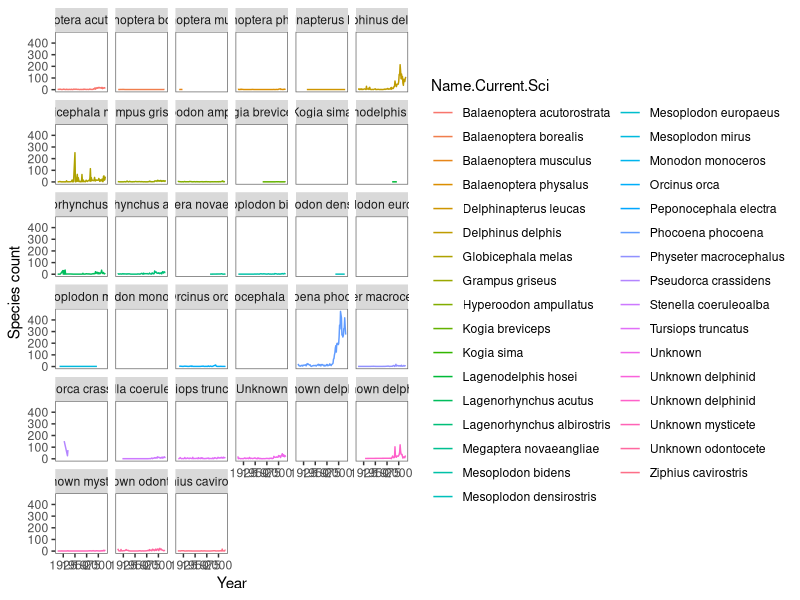
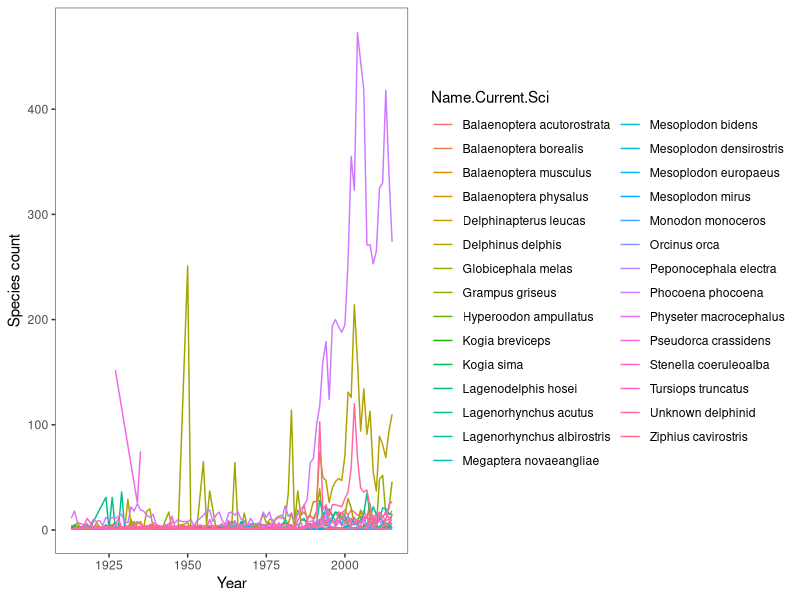
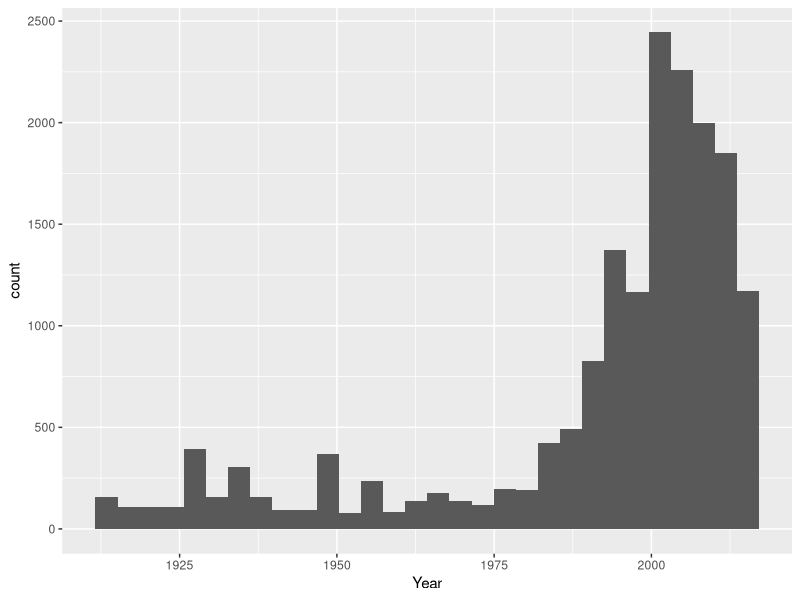
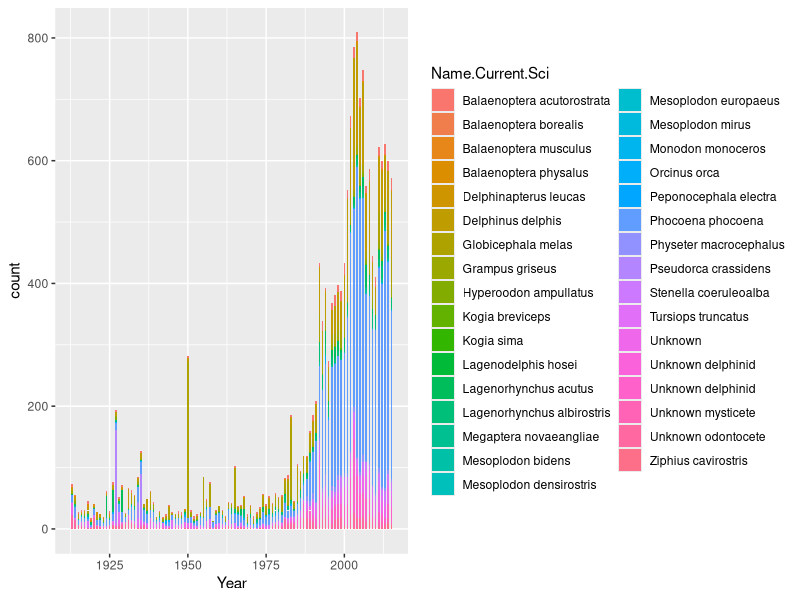
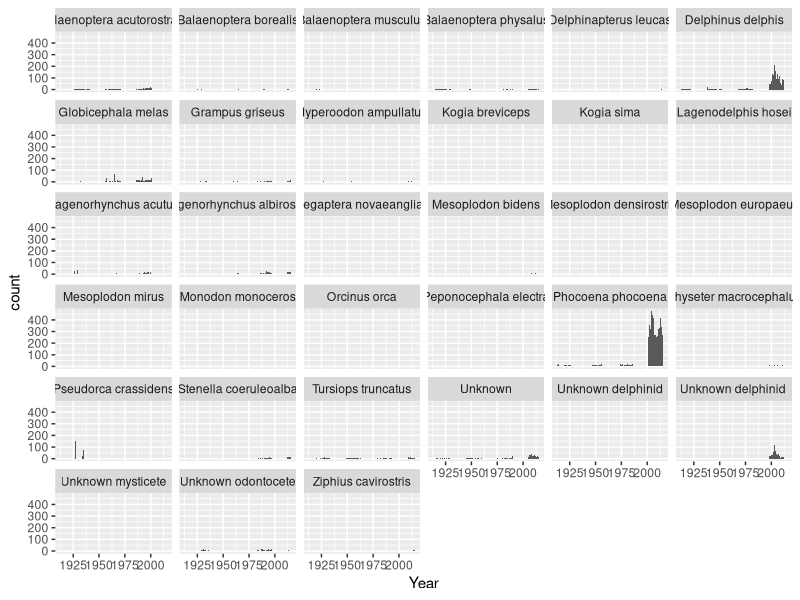
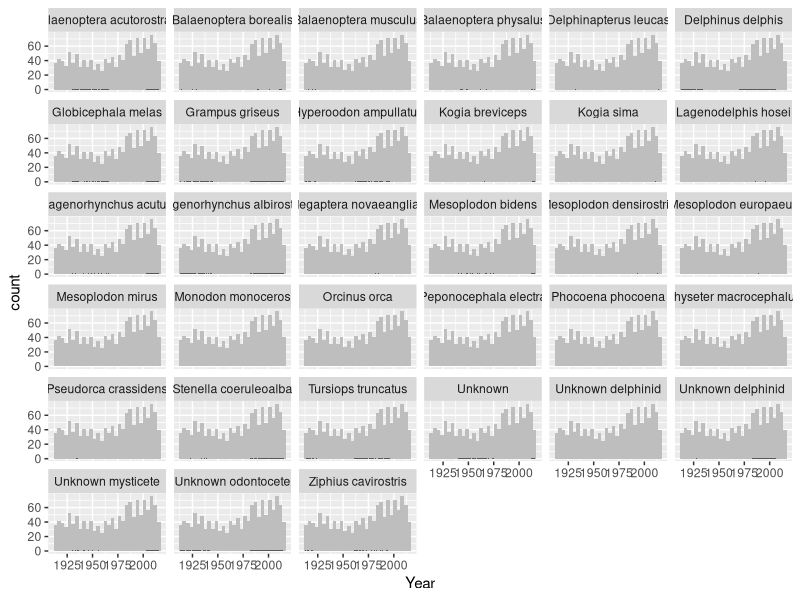
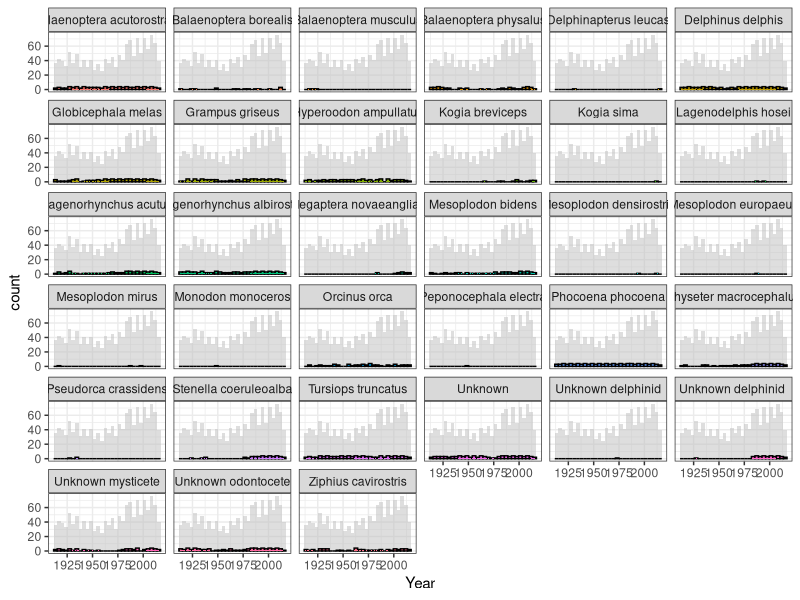

The R script that drew these images, in order: (Note: this script raises an error after producing the figures.)

#This code is looking at some species plots - still messy 
#Splitting data into years and species and then attempting to look at mysticetes seperately 
#Messy variable names - need to clean 

library(dplyr)
library(tidyverse)
library(ggplot2)
library(reshape) 


data <- read.csv("cleandatesnames.csv")
data$X.1 <- NULL
data$X <- NULL

#Getting rid of the extra X1 column - not sure where this comes from 
cleaneddata <- select(data, S.W.No., Name.Current.Sci, Name.Common, Latitude, Longitude, County, Year, Date) 
levels(cleaneddata$Name.Current.Sci)

#write.csv(cleaneddata, file = "cleaneddata.csv")

#Having a look at how many of each species 
select(cleaneddata, Name.Current.Sci)
#'Species' just looking at Name.Current.Sci
species <- dplyr::count(cleaneddata, Name.Current.Sci)
#'Speciesyearcount' cleaned data: a count of current scientific name and year 
speciesyearcount <- dplyr::count(cleaneddata, Name.Current.Sci, Year) %>%
  na.omit()

species_lat <- dplyr::count(cleaneddata, Name.Current.Sci, Latitude)


View(species)
#This is just species and the year - no counting or sorting 
speciesyear <- select(cleaneddata, Year, Name.Current.Sci) %>%
  na.omit()


#Geom_line of all species for every year 
ggplot(data = speciesyearcount, aes(x = Year, y = n, colour= Name.Current.Sci))+
  theme(panel.background = element_blank(), panel.border = element_rect(colour = "grey40", fill = NA)) +
  labs(x = "Year", y = "Species count") +
  geom_line() +
  scale_fill_manual(values=c("deeppink", "steelblue"), guide=FALSE) + 
  facet_wrap(~ Name.Current.Sci)

#The unknowns 

unknowns <- speciesyearcount %>%
  filter(Name.Current.Sci %in% c("Unknown", "Unknown delphinid", "Unknown mysticete", 
                                 "Unknown odontocete"))


#Selecting out species with identities from unknowns 
Species_ident <- speciesyearcount[ !(speciesyearcount$Name.Current.Sci %in% unknowns$Name.Current.Sci), ]
View(odontocetes)


#Geom_line of all species for every year 
ggplot(data = Species_ident, aes(x = Year, y = n, colour= Name.Current.Sci))+
  theme(panel.background = element_blank(), panel.border = element_rect(colour = "grey40", fill = NA)) +
  labs(x = "Year", y = "Species count") +
  geom_line() +
  scale_fill_manual(values=c("deeppink", "steelblue"), guide=FALSE)




#Plot of all species - ugly histogram 
library(ggplot2)
ggplot(speciesyear, aes(x = Year)) +
  geom_histogram()

#Seperate species 
ggplot(speciesyear, aes(x = Year, fill = Name.Current.Sci)) +
  geom_histogram(binwidth = 0.5)

#All species histograms seperated with better bin widths 
ggplot(speciesyear, aes(x = Year)) +
  geom_histogram(binwidth = 0.5) +
  facet_wrap(~ Name.Current.Sci)

View(speciesyear)


#Looking at species by year - a count of each species per year
speciesbyyear <- aggregate(n ~ Name.Current.Sci, speciesyearcount, sum) %>%
  na.omit()

View(speciesbyyear)
#Arranging species by year by count 
speciesbyyear <- speciesyearcount %>%
  group_by(n, Year, Name.Current.Sci) %>%
  arrange(Year)


#Can't get this to work
#Showing each species with the full dataset in the background 
#Need to change the - 5 
d <- speciesbyyear      
d_bg <- d[, -1] 

ggplot(d, aes(x = Year)) +
  geom_histogram(data = d_bg, fill = "grey") +
  geom_histogram(binwidth = 0.5) +
  facet_wrap(~ Name.Current.Sci) 

#....
#Changing the aesthetics 
ggplot(d, aes(x = Year, fill = Name.Current.Sci)) +
  geom_histogram(data = d_bg, fill = "grey", alpha = .5) +
  geom_histogram(colour = "black") +
  geom_histogram(binwidth = 0.5) +
  facet_wrap(~ Name.Current.Sci) +
  guides(fill = FALSE) +  # to remove the legend
  theme_bw()              # for clean look overall



#Not sure why this isn't working...trying to plot all species with the total in the background 
a <- speciesyearcount         
a_bg <- a[, -5] 

ggplot(a, aes(x = Year, y = n, colour = Name.Current.Sci)) +
  geom_point(data = a_bg, colour = "grey", alpha = .2) +
  geom_point() + 
  facet_wrap(~ Species) +
  guides(colour = FALSE) +
  theme_bw()


#Plotting just two species together with seperate colours for both
#Need to change the scale on the X axis 

ggplot(sortedodonts, aes(x = Year, y = n, color = Name.Current.Sci)) +
  geom_point(data = , colour = "grey") +
  labs(x = "Year", y = "Count") +
  geom_point() +
  theme(panel.background = element_blank(), panel.border = element_rect(colour = "grey40", fill = NA))


#Splitting out baleen whales - must be a better way to use filter....
bphysalus <- filter(speciesyear, Name.Current.Sci ==  "Balaenoptera physalus") 
bactorostrata <- filter(speciesyear, Name.Current.Sci ==  "Balaenoptera acutorostrata") 
bborealis <- filter(speciesyear, Name.Current.Sci ==  "Balaenoptera borealis")
bmusculus <- filter(speciesyear, Name.Current.Sci ==  "Balaenoptera musculus") 
unmysticete <- filter(speciesyear, Name.Current.Sci ==  "Unknown mysticete") 
mnovaeangliae <- filter(speciesyear, Name.Current.Sci == "Megaptera novaeangliae") 



combinedmysticetes <- rbind(bphysalus, bactorostrata, bborealis, bmusculus, unmysticete, unbalaenopterid, mysticete, mnovaeangliae) 
#Putting year in ascending order 
sortedmysticetes <- arrange(combinedmysticetes,(Year))
#counting up each year - total mysts, not species specific 
sortmystcount <- count(sortedmysticetes, Year)
#Saving mysticete data to a file - this is each species occurance per year 
write.csv(sortedmysticetes, file = "mysticetes_by_year.csv")

#Selecting out odontocetes (did speciesyear (all species) - mysticetes data)
odontocetes <- speciesyear[ !(speciesyear$Name.Current.Sci %in% sortedmysticetes$Name.Current.Sci), ]
View(odontocetes)

#Ordering and combining species by year - to arrange in descending order put "desc" before the year 
sortedodonts <- arrange(odontocetes,(Year))
#Counting up each year 
sortodontscount <- count(odontocetes, Year)


#Plotting the mysticetes - really ugly 
ggplot(sortmystcount, aes(x = Year, y = n)) +
  geom_point(data = , colour = "grey") +
  labs(x = "Year", y = "Count") +
  geom_line()
  theme(panel.background = element_blank(), panel.border = element_rect(colour = "grey40", fill = NA))


#All strandings plot 
  ggplot(speciesyear, aes(x = Year)) +
    stat_count(width = 0.5)
  
#Total strandings per year 
strandings_year <- count(cleaneddata, Year)
  
  
  
#Mysticete plots - why does stat count work?
ggplot(sortedmysticetes, aes(x = Year)) +
  stat_count(width = 0.5) +
  facet_wrap(~ Name.Current.Sci)


#Odontocetes plot 
ggplot(sortedodonts, aes(x = Year)) +
  stat_count(width = 0.5) +
  facet_wrap(~ Name.Current.Sci)

library(ggplot2)


#Plotting all mysticetes, odontocetes and all strandings 
ggplot(speciesyear, aes(x = Year, binwidth = 0.5)) +
  geom_histogram(data = speciesyear, fill = "black", binwidth = 0.5) +
  geom_histogram(data = sortedodonts, fill = "white", alpha = 0.5, binwidth = 0.5) + 
  geom_histogram(data = sortedmysticetes, fill = "red", binwidth = 0.5, alpha = 1) 

colors()
#Don't think this worked 
bind_cols(sortodontscount, sortmystcount) 

write.csv(mysticetes, file = "Mysticetes.csv")

#Seperate species plots

cleaneddata <- read.csv("cleandatesnames.csv")

species_plots <- cleaneddata %>%
  filter(Name.Current.Sci %in% c("Delphinus delphis", "Balaenoptera musculus", 
                                 "Tursiops truncatus", "Balaenoptera acutorostrata"))


species_plots <- species_plots %>%
  select(Name.Current.Sci, Year)
  

ggplot(species_plots, aes(x = Year, col = Name.Current.Sci)) +
  stat_count(width = 0.5) +
  facet_wrap(~ Name.Current.Sci) +
  theme_bw()
